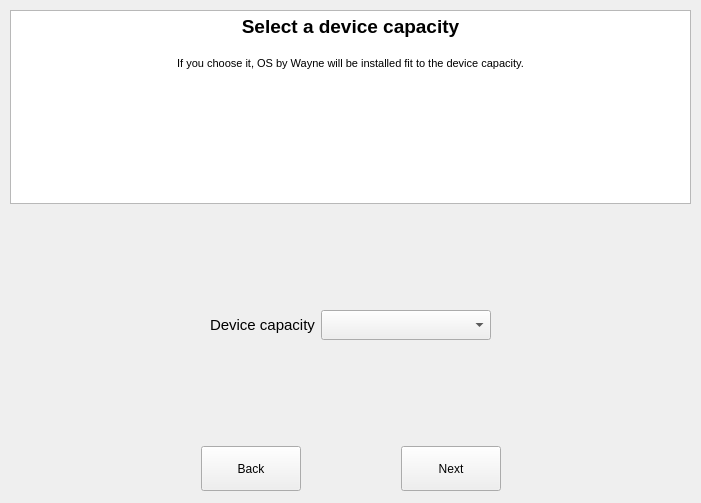
<?xml version="1.0" encoding="UTF-8"?>
<ui version="4.0">
 <class>WidgetSelectDiskSize</class>
 <widget class="QWidget" name="WidgetSelectDiskSize">
  <property name="geometry">
   <rect>
    <x>0</x>
    <y>0</y>
    <width>701</width>
    <height>503</height>
   </rect>
  </property>
  <property name="sizePolicy">
   <sizepolicy hsizetype="Fixed" vsizetype="Fixed">
    <horstretch>0</horstretch>
    <verstretch>0</verstretch>
   </sizepolicy>
  </property>
  <property name="maximumSize">
   <size>
    <width>16777215</width>
    <height>16777215</height>
   </size>
  </property>
  <property name="windowTitle">
   <string>Form</string>
  </property>
  <widget class="QWidget" name="verticalLayoutWidget">
   <property name="geometry">
    <rect>
     <x>10</x>
     <y>10</y>
     <width>681</width>
     <height>481</height>
    </rect>
   </property>
   <layout class="QVBoxLayout" name="verticalLayout">
    <item>
     <widget class="QTextEdit" name="textEdit">
      <property name="sizePolicy">
       <sizepolicy hsizetype="Expanding" vsizetype="Expanding">
        <horstretch>0</horstretch>
        <verstretch>0</verstretch>
       </sizepolicy>
      </property>
      <property name="verticalScrollBarPolicy">
       <enum>Qt::ScrollBarAlwaysOff</enum>
      </property>
      <property name="horizontalScrollBarPolicy">
       <enum>Qt::ScrollBarAlwaysOff</enum>
      </property>
      <property name="sizeAdjustPolicy">
       <enum>QAbstractScrollArea::AdjustIgnored</enum>
      </property>
      <property name="readOnly">
       <bool>true</bool>
      </property>
      <property name="html">
       <string>&lt;!DOCTYPE HTML PUBLIC &quot;-//W3C//DTD HTML 4.0//EN&quot; &quot;http://www.w3.org/TR/REC-html40/strict.dtd&quot;&gt;
&lt;html&gt;&lt;head&gt;&lt;meta name=&quot;qrichtext&quot; content=&quot;1&quot; /&gt;&lt;style type=&quot;text/css&quot;&gt;
p, li { white-space: pre-wrap; }
&lt;/style&gt;&lt;/head&gt;&lt;body style=&quot; font-family:'MS Shell Dlg 2'; font-size:8.25pt; font-weight:400; font-style:normal;&quot;&gt;
&lt;p align=&quot;center&quot; style=&quot; margin-top:0px; margin-bottom:0px; margin-left:0px; margin-right:0px; -qt-block-indent:0; text-indent:0px;&quot;&gt;&lt;span style=&quot; font-size:14pt; font-weight:600;&quot;&gt;Select a device capacity&lt;/span&gt;&lt;/p&gt;
&lt;p align=&quot;center&quot; style=&quot;-qt-paragraph-type:empty; margin-top:0px; margin-bottom:0px; margin-left:0px; margin-right:0px; -qt-block-indent:0; text-indent:0px; font-family:'Gulim'; font-size:12pt; font-weight:600;&quot;&gt;&lt;br /&gt;&lt;/p&gt;
&lt;p align=&quot;center&quot; style=&quot; margin-top:0px; margin-bottom:0px; margin-left:0px; margin-right:0px; -qt-block-indent:0; text-indent:0px;&quot;&gt;If you choose it, OS by Wayne will be installed fit to the device capacity.&lt;/p&gt;
&lt;p align=&quot;center&quot; style=&quot;-qt-paragraph-type:empty; margin-top:0px; margin-bottom:0px; margin-left:0px; margin-right:0px; -qt-block-indent:0; text-indent:0px; font-family:'Gulim'; font-size:9pt;&quot;&gt;&lt;br /&gt;&lt;/p&gt;&lt;/body&gt;&lt;/html&gt;</string>
      </property>
      <property name="textInteractionFlags">
       <set>Qt::NoTextInteraction</set>
      </property>
     </widget>
    </item>
    <item>
     <layout class="QFormLayout" name="formLayout">
      <property name="labelAlignment">
       <set>Qt::AlignCenter</set>
      </property>
      <property name="formAlignment">
       <set>Qt::AlignCenter</set>
      </property>
      <property name="verticalSpacing">
       <number>50</number>
      </property>
      <property name="leftMargin">
       <number>200</number>
      </property>
      <property name="topMargin">
       <number>100</number>
      </property>
      <property name="rightMargin">
       <number>200</number>
      </property>
      <property name="bottomMargin">
       <number>100</number>
      </property>
      <item row="0" column="0">
       <widget class="QLabel" name="label">
        <property name="sizePolicy">
         <sizepolicy hsizetype="Expanding" vsizetype="Expanding">
          <horstretch>1</horstretch>
          <verstretch>1</verstretch>
         </sizepolicy>
        </property>
        <property name="text">
         <string>&lt;html&gt;&lt;head/&gt;&lt;body&gt;&lt;p&gt;&lt;span style=&quot; font-size:11pt;&quot;&gt;Device capacity&lt;/span&gt;&lt;/p&gt;&lt;/body&gt;&lt;/html&gt;</string>
        </property>
       </widget>
      </item>
      <item row="0" column="1">
       <widget class="QComboBox" name="comboBox">
        <property name="sizePolicy">
         <sizepolicy hsizetype="Expanding" vsizetype="Expanding">
          <horstretch>0</horstretch>
          <verstretch>0</verstretch>
         </sizepolicy>
        </property>
        <property name="minimumSize">
         <size>
          <width>0</width>
          <height>30</height>
         </size>
        </property>
       </widget>
      </item>
     </layout>
    </item>
    <item>
     <layout class="QHBoxLayout" name="horizontalLayout">
      <property name="spacing">
       <number>100</number>
      </property>
      <item alignment="Qt::AlignRight|Qt::AlignVCenter">
       <widget class="QPushButton" name="btnPrev">
        <property name="enabled">
         <bool>true</bool>
        </property>
        <property name="sizePolicy">
         <sizepolicy hsizetype="Expanding" vsizetype="Expanding">
          <horstretch>0</horstretch>
          <verstretch>0</verstretch>
         </sizepolicy>
        </property>
        <property name="minimumSize">
         <size>
          <width>100</width>
          <height>45</height>
         </size>
        </property>
        <property name="text">
         <string>Back</string>
        </property>
       </widget>
      </item>
      <item alignment="Qt::AlignLeft|Qt::AlignVCenter">
       <widget class="QPushButton" name="btnNext">
        <property name="enabled">
         <bool>true</bool>
        </property>
        <property name="sizePolicy">
         <sizepolicy hsizetype="Expanding" vsizetype="Expanding">
          <horstretch>0</horstretch>
          <verstretch>0</verstretch>
         </sizepolicy>
        </property>
        <property name="minimumSize">
         <size>
          <width>100</width>
          <height>45</height>
         </size>
        </property>
        <property name="text">
         <string>Next</string>
        </property>
       </widget>
      </item>
     </layout>
    </item>
   </layout>
  </widget>
 </widget>
 <resources/>
 <connections/>
</ui>
